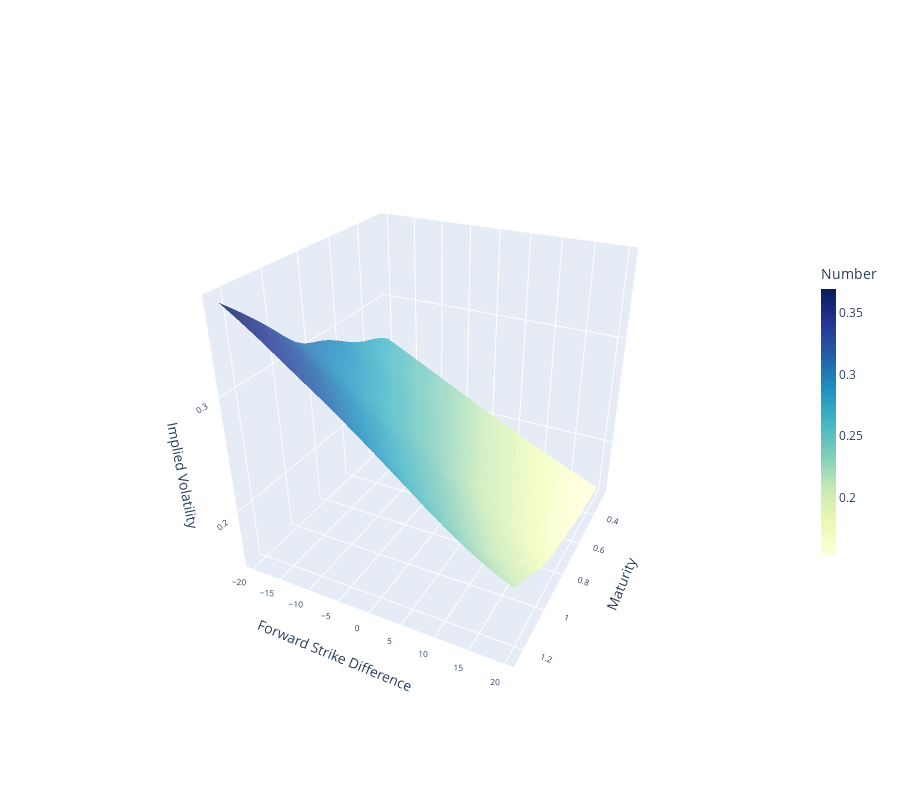

Notebook source saved alongside this figure:
### Code cell
plotly_surface(ddd)

### Figure 1 — Plotly figure (JSON) as saved in the notebook; plotly's stock layout.template omitted (floating-point values rounded to 4 significant figures; data arrays with more than 128 entries replaced by an {"elided": "..."} marker saying what was removed)
{"data": [{"colorbar": {"len": 0.5, "thickness": 15, "title": {"text": "Number"}}, "colorscale": [[0, "rgb(255,255,217)"], [0.125, "rgb(237,248,177)"], [0.25, "rgb(199,233,180)"], [0.375, "rgb(127,205,187)"], [0.5, "rgb(65,182,196)"], [0.625, "rgb(29,145,192)"], [0.75, "rgb(34,94,168)"], [0.875, "rgb(37,52,148)"], [1, "rgb(8,29,88)"]], "opacity": 0.8, "type": "surface", "x": [1.25, 1.2, 1.15, 1.1, 1.05, 1.0, 0.95, 0.9, 0.85, 0.8, 0.75, 0.7, 0.65, 0.6, 0.55, 0.5, 0.45, 0.4, 0.35, 0.3, 0.25], "y": [-20, -19.5, -19, -18.5, -18, -17.5, -17, -16.5, -16, -15.5, -15, -14.5, -14, -13.5, -13, -12.5, -12, -11.5, -11, -10.5, -10, -9.5, -9, -8.5, -8, -7.5, -7, -6.5, -6, -5.5, -5, -4.5, -4, -3.5, -3, -2.5, -2, -1.5, -1, -0.5, 0, 0.5, 1, 1.5, 2, 2.5, 3, 3.5, 4, 4.5, 5, 5.5, 6, 6.5, 7, 7.5, 8, 8.5, 9, 9.5, 10, 10.5, 11, 11.5, 12, 12.5, 13, 13.5, 14, 14.5, 15, 15.5, 16, 16.5, 17, 17.5, 18, 18.5, 19, 19.5, 20], "z": {"elided": "81x21 float values"}}], "layout": {"autosize": true, "height": 800, "scene": {"aspectmode": "cube", "camera": {"eye": {"x": 2, "y": 1, "z": 1.25}}, "xaxis": {"tickfont": {"size": 10}, "title": {"text": "Maturity"}, "type": "linear"}, "yaxis": {"tickangle": 1, "tickfont": {"size": 10}, "title": {"text": "Forward Strike Difference"}}, "zaxis": {"tickfont": {"size": 10}, "title": {"text": "Implied Volatility"}}}}}
